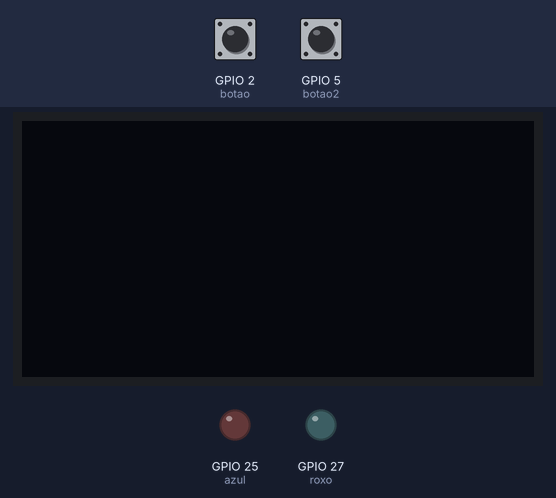
The program below on a simulated ESP32 board running MicroPython. On the bench: 128×64 one-colour display, output pins drawn as LEDs (lit = HIGH). Wiring (from the project's diagram.json): blue button on GPIO 2, red button on GPIO 5, red LED on GPIO 25, cyan LED on GPIO 27. Inputs (shaded band) come from the test bench; at power-on: GPIO 2 (botao) HIGH, GPIO 5 (botao2) HIGH. Library files of the repository ran but are not shown: ssd1306.py.

Above: at 1.2 s.
1.3 s: GPIO 2 (botao) pulled LOW for 0.15 s
At 1.9 s:
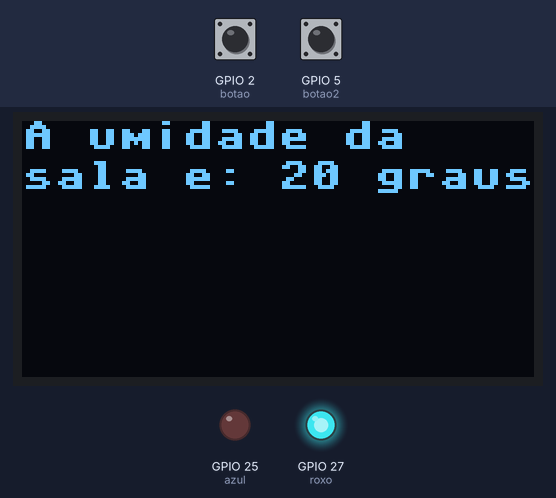
2.9 s: GPIO 5 (botao2) pulled LOW for 0.15 s
At 4.1 s:
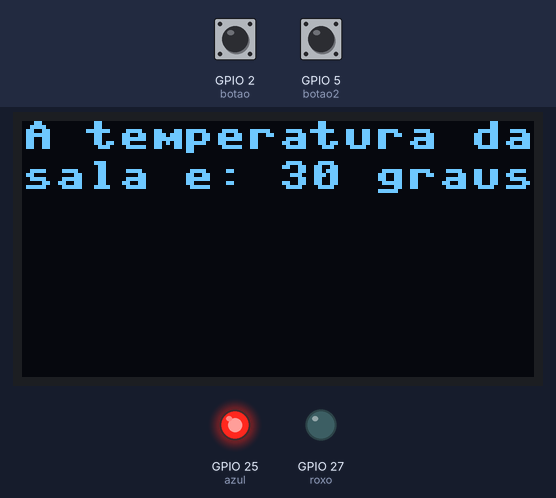
4.5 s: GPIO 2 (botao) pulled LOW for 1 s
At 5.5 s:
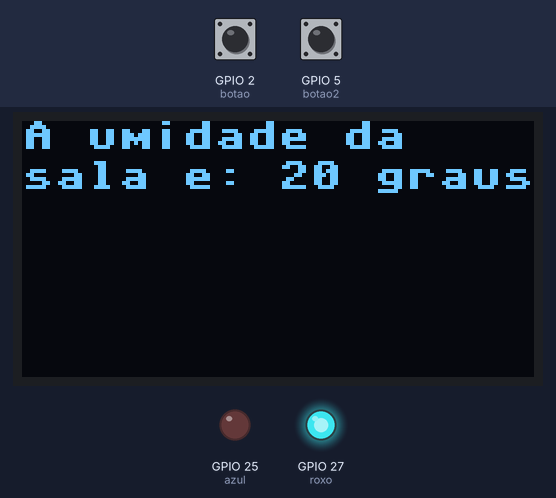
7.0 s: GPIO 5 (botao2) pulled LOW for 1 s
At 7.4 s:
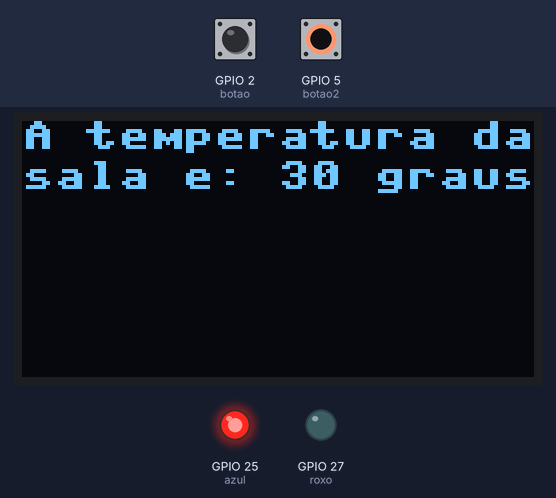
Timing chart, 0 to 10.0 s (numbered marks = the images above; inputs shaded):
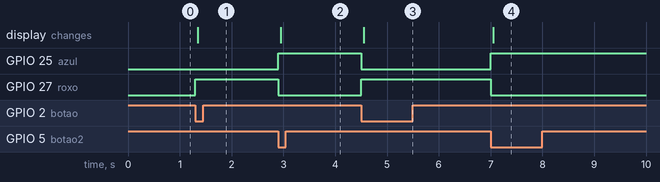

Measured:
- after the input at 1.3 s, GPIO 27 (roxo): LOW → HIGH at once; the display: changes after 0.05 s (image 1)
- after the input at 2.9 s, GPIO 25 (azul): LOW → HIGH at once; GPIO 27 (roxo): HIGH → LOW at once; the display: changes after 0.05 s (image 2)
- after the input at 4.5 s, GPIO 25 (azul): HIGH → LOW at once; GPIO 27 (roxo): LOW → HIGH at once; the display: changes after 0.05 s (image 3)
- after the input at 7.0 s, GPIO 25 (azul): LOW → HIGH at once; GPIO 27 (roxo): HIGH → LOW at once; the display: changes after 0.05 s (image 4)

The program:

main.py
```python
import machine
import ssd1306
from machine import Pin, I2C

i2c = I2C(0, scl=Pin(22), sda=Pin(21))
botao = machine.Pin(2, machine.Pin.IN, machine.Pin.PULL_UP)
botao2 = machine.Pin(5, machine.Pin.IN, machine.Pin.PULL_UP)
azul = machine.Pin(25, machine.Pin.OUT)
roxo = machine.Pin(27, machine.Pin.OUT)

largura = 128
altura = 64

tela = ssd1306.SSD1306_I2C(largura, altura, i2c)
while True:
    blue = botao.value()
    red = botao2.value()

    if blue == 0:
        azul.value(0), roxo.value(1)
        tela.fill(0)
        tela.text('A umidade da', 0, 0)
        tela.text('sala e: 20 graus', 0, 10)
        tela.show()

    if red == 0:
        azul.value(1), roxo.value(0)
        tela.fill(0)
        tela.text('A temperatura da', 0, 0)
        tela.text('sala e: 30 graus', 0, 10)
        tela.show()
```
